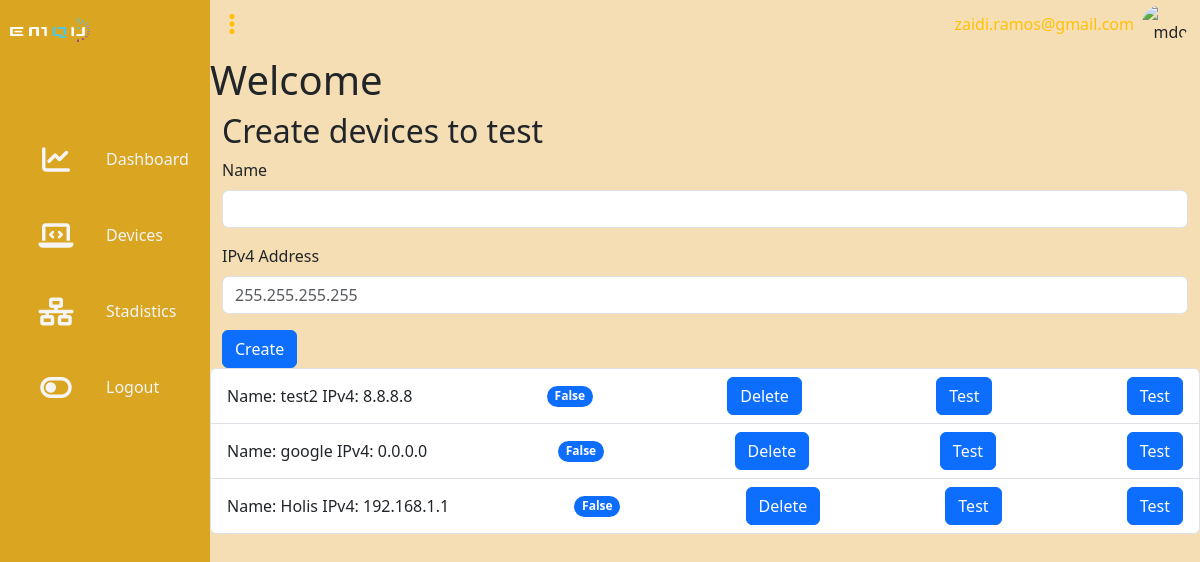
/devices (signed in), run on an earlier commit of the app's database.
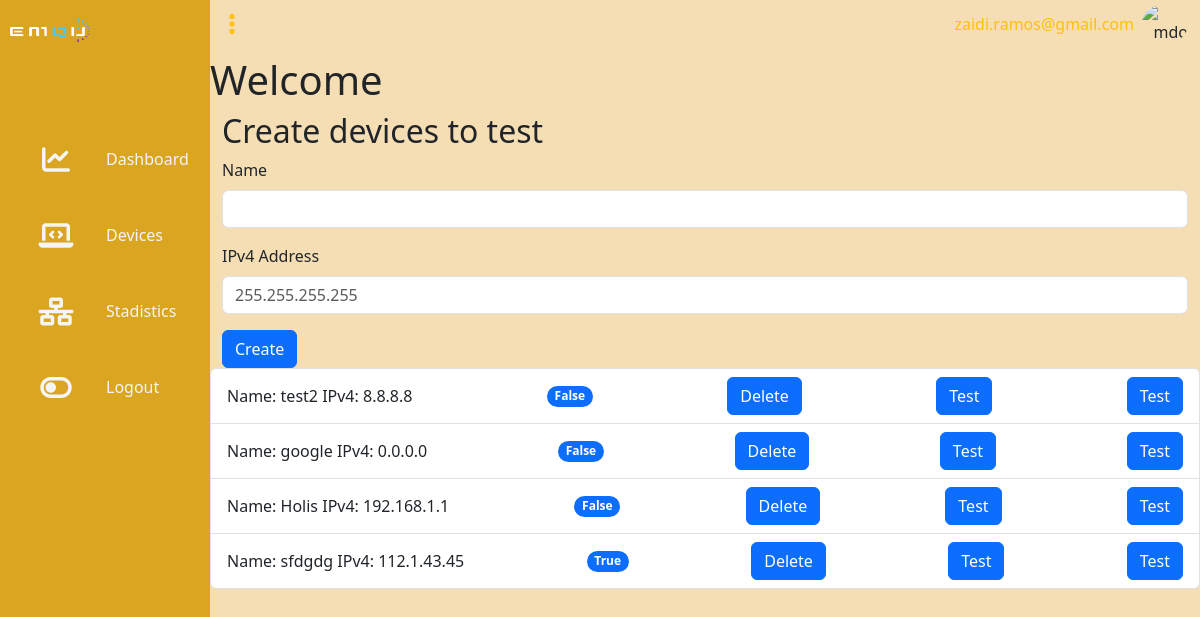
And on a later commit of the database.
### app/models.py (models this page shows)
class User(db.Model, UserMixin):
    id= db.Column(db.Integer, primary_key= True, autoincrement= True)
    email= db.Column(db.String(30), unique= True, nullable= False)
    password= db.Column(db.String(80), nullable= False)

class Device(db.Model):
    id = db.Column(db.BigInteger, primary_key=True, autoincrement=True)
    name = db.Column(db.String(45), nullable=False)
    ipv4 = db.Column(db.String(16), nullable=False)
    status = db.Column(db.Boolean, nullable=False)
    user_id = db.Column(db.Integer, db.ForeignKey('user.id'), nullable=False)
    user = db.relationship('User', backref=db.backref('devices', lazy=True))

### main.py (the view)
@app.route('/devices', methods=['GET', 'POST'])
@login_required
def devices():
    user_id=session['user_id']
    device_form=DeviceForm()
    delete_form=DeleteDeviceForm()
    test_form=TestDeviceForm()
    devices=get_user_devices(user_id)
    context={
        'user_id':user_id,
        'devices':devices,
        'device_form':device_form,
        'delete_form':delete_form,
        'test_form':test_form
    }
    if device_form.validate_on_submit():
        put_device(email=user_id, name=device_form.name.data, ipv4=device_form.ipv4.data)
        flash('Your task was created successfully!', 'success')
        return redirect(url_for('devices'))
    return render_template('devices.html', **context)

### app/forms.py
class DeviceForm(FlaskForm):
    name = StringField('Name', validators=[DataRequired(),Length(4,45)])
    ipv4 = StringField('IPv4 Address', validators=[DataRequired(), IPAddress(ipv4=True)], render_kw={'placeholder': '255.255.255.255'})
    submit = SubmitField('Create')

class DeleteDeviceForm(FlaskForm):
    submit = SubmitField('Delete')

### app/__init__.py (called while the page is built)
@login_manager.user_loader
def load_user(user_id):
    return User.query.get(int(user_id))

### app/models.py (called while the page is built)
def get_user(email):
    user= User.query.filter_by(email=email).first()
    return user

def get_user_devices(email):
    user=get_user(email)
    return user.devices

### app/templates/devices.html (shortened to what this page needs)
{% extends 'base.html' %}
{% import 'macros.html' as macros %}
{% from 'bootstrap5/form.html' import render_form %}
{% block content %}
    {%if user_id%}
    <h1>Welcome {{userid}}</h1>
    {%endif%}
    <div class="container">
        <h2>Create devices to test</h2>
        {{ render_form(device_form) }}
    </div>
    <ul class="list-group">
        {% for device in devices %}
            {{ macros.render_device(device, delete_form, test_form) }}
        {% endfor %}
    </ul>
{% endblock %}

### app/templates/base.html (shortened to what this page needs)
<!doctype html>
<html lang="en">
    <head>
        {% block head %}
            {% block styles %}
                {{ bootstrap.load_css() }}
                <link rel="stylesheet" href="{{url_for('static', filename='css/main.css')}}">
            {% endblock %}
        {% endblock %}
    </head>
    <body>
        {% if current_user.is_authenticated %}
            {%block asidebar%}
                {% include 'aside-bar.html' %}
            {% endblock %}
        {% endif %}
        {% block content %}{% endblock %}
            </div>
    </body>
</html>

### app/templates/macros.html
{% from 'bootstrap5/form.html' import render_form %}
{% macro render_device(device, delete_form, test_form) %}
    <li class="list-group-item d-flex justify-content-between align-items-center">
        Name: {{ device.name }}
        IPv4: {{ device.ipv4 }}
        <span class="badge bg-primary rounded-pill">
            {{ device.status }}
        </span>
        {{ render_form(delete_form, action=url_for('delete', device_id=device.id)) }}
        {{ render_form(test_form, action=url_for('test', device_id=device.id, status=device.status)) }}
        {{ render_form(test_form, action=url_for('test_ip', device_ipv4=device.ipv4)) }}
    </li>
{% endmacro %}

### app/templates/aside-bar.html (shortened to what this page needs)
<div class="container aside-navigation">
    <div class="navigation">
        <ul class="nav flex-column">
            <li class="nav-item">
              <a class="nav-link px-0" aria-current="page" href="#">
                <span class="icon">
                    <img src="{{url_for('static', filename='images/emqu.png')}}" alt="emqu-logo" width="80" height="24">
                </span>
                </a>
            </li>
            <li class="nav-item">
                <a class="nav-link active" aria-current="page" href="#">
                  <span class="icon"><i class="fa-solid fa-chart-line"></i></span>
                  <span class="title">Dashboard</span>
                  </a>
              </li>
            <li class="nav-item">
              <a class="nav-link" href="{{url_for('devices')}}">
                <span class="icon"><i class="fa-solid fa-laptop-code"></i></span>
                <span class="title">Devices</span>
                </a>
            </li>
            <li class="nav-item">
              <a class="nav-link" href="#">
                <span class="icon"><i class="fa-solid fa-network-wired"></i></span>
                <span class="title">Stadistics</span>
              </a>
            </li>
            <li class="nav-item">
              <a class="nav-link" href="{{url_for('auth.logout')}}">
                <span class="icon"><i class="fa-solid fa-toggle-off"></i></span>
                <span class="title">
                    Logout
                </span>
              </a>
            </li>
        </ul>
    </div>
  </div>
  <div class="main-container">
    {%block navbar%}
        {% include 'navbar.html' %}
    {% endblock %}

### app/templates/navbar.html (shortened to what this page needs)
<nav class="navbar navbar-expand-lg pt-0">
        {% if current_user.is_authenticated %}
        <div class="container-fluid py-1">
            <div class="col-md-2 text-start">
                <div class="menu-toggle">
                    <i class="fa-solid fa-ellipsis-vertical text-warning"></i>
                </div>
            </div>
            <div class="col-md-3 text-end">
                <div class="collapse navbar-collapse mr-0" id="navbarSupportedContent">
                    <ul class="navbar-nav mb-2 mb-lg-0 mr-0">
                        <li class="nav-item">
                            <a class="nav-link text-warning">
                                {{user_id}}
                            </a>
                        </li>
                    </ul>
                    <div class="text-end">
                        <a href="#" class="d-block link-dark text-decoration-none">
                          <img src="https://github.com/mdo.png" alt="mdo" width="32" height="32" class="rounded-circle">
                        </a>
                      </div>
                </div>
            </div>
        {% endif %}
    </div>
  </nav>

### app/static/css/main.css (style rules this page uses)
body { min-height: 100vh; overflow-x: hidden; }
.container { position:relative; width:100%; }
.container.aside-navigation { left:0; margin-left: 0; margin:0; padding: 0; }
.navigation { position:fixed; width:210px; height: 100%; background: goldenrod; border-left: 10px solid goldenrod; transition:0.5s; overflow: hidden; }
.navigation ul { position: absolute; top: 0; left: 0; width: 100%; }
.navigation ul li { position:relative; width: 100%; list-style-type: none; border-radius: 30px 0 0 30px; }
.navigation ul li:nth-child(1) { margin-bottom: 40px; pointer-events: none; text-align: left; padding: 0; }
.navigation ul li:nth-child(1) span.icon { align-items: left; line-height: 40px; }
.navigation ul li a { position: relative; display:block; width: 100%; display:flex; text-decoration: none; color: whitesmoke; }
.navigation ul li a span.icon { position:relative; display:block; min-width: 60px; height: 60px; line-height: 80px; text-align: center; }
.navigation ul li a span.icon i { font-size: 1.75em; }
.navigation ul li a .title { position: relative; display: block; padding: 0 20px; height: 60px; line-height: 70px; white-space: nowrap; }
.main-container { left: 210px; right:0; margin: 0; padding: 0; position: absolute; width: calc(100% - 210px); min-height: 100vh; background: wheat; transition:0.5s }
.menu-toggle { position: relative; width: 20px; height: 20px; display: flex; justify-content: center; align-items: center; font-size:1.5em; cursor: pointer; color: goldenrod; }
.navbar { color: goldenrod; }

What changed in the data, as far as the page shows it:
added Device: name "sfdgdg", ipv4 "112.1.43.45", status "True"
